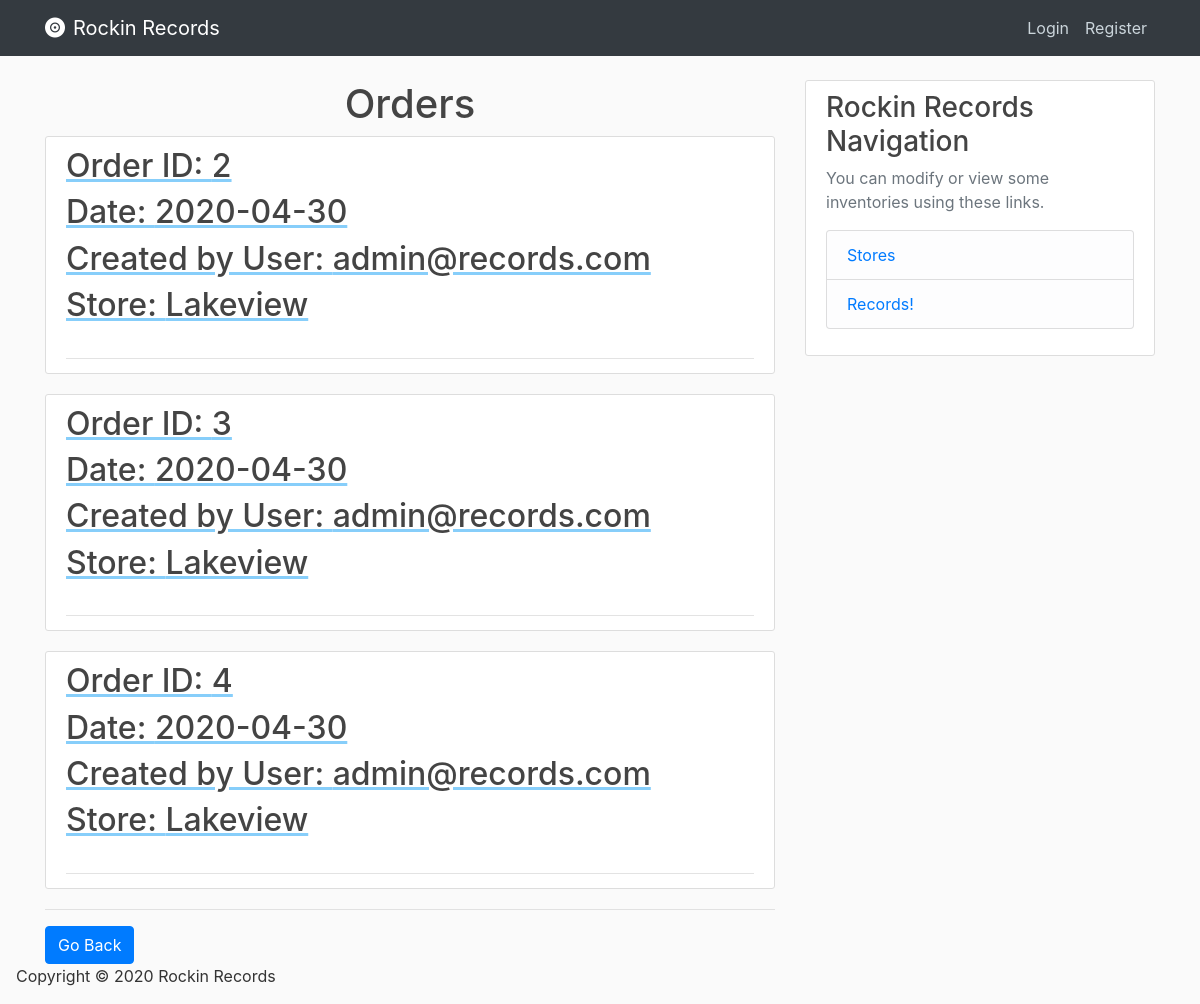
Page /account/1/orders on the earlier database version.
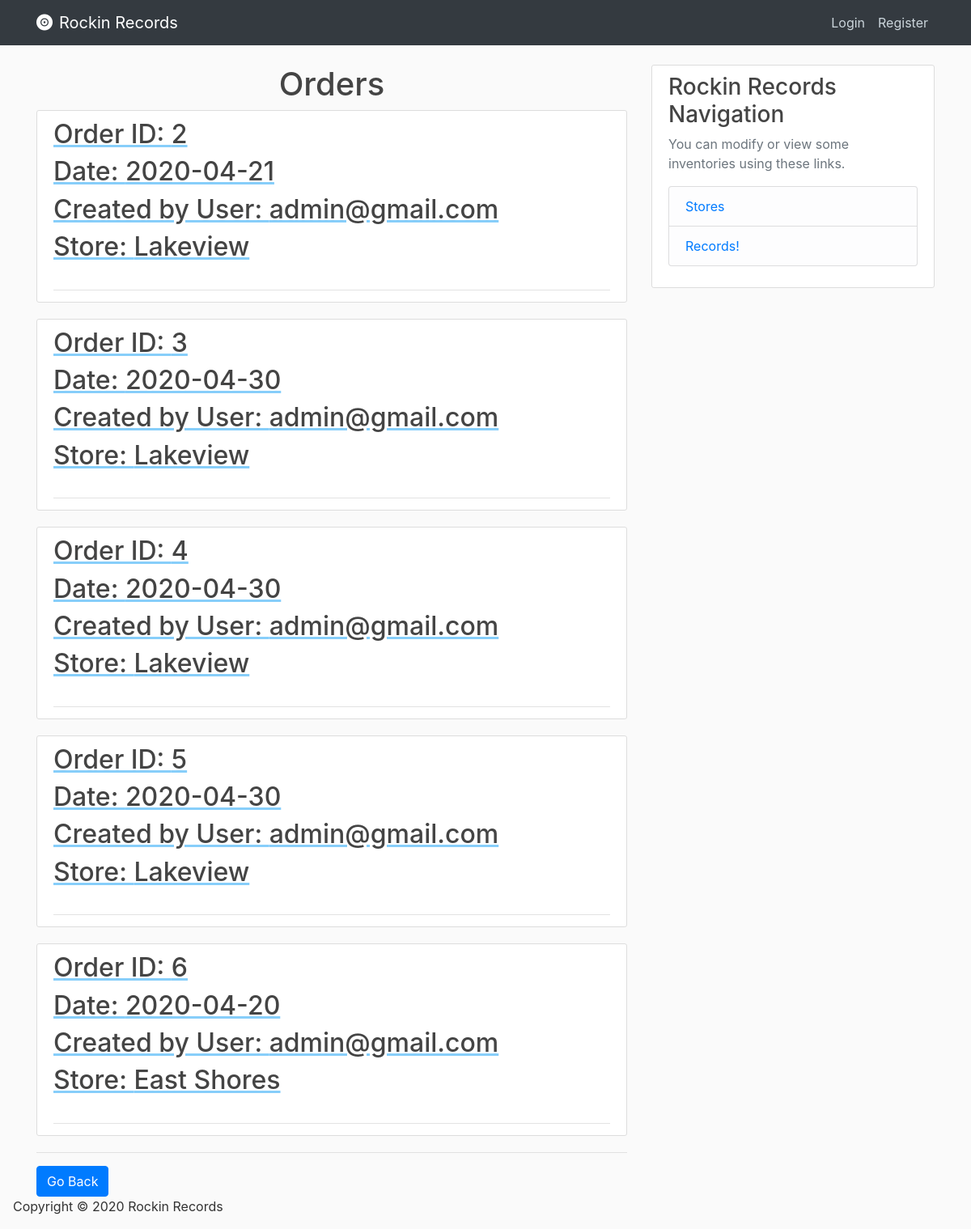
Same page on the later database version.
### database/models.py (models this page shows, shortened)
class Orders(db.Model):
    order_id = db.Column(db.Integer, primary_key=True, nullable=False, autoincrement="auto")
    order_date = db.Column(db.Date, nullable=False)
    user_id = db.Column(db.Integer, db.ForeignKey('users.user_id'), nullable=False)
    store_id = db.Column(db.Integer, db.ForeignKey('stores.store_id'), nullable=False)

class Users(db.Model, UserMixin):
    user_id = db.Column(db.Integer, primary_key=True, nullable=False, autoincrement="auto")
    email = db.Column(db.String(120), unique=True, nullable=False)
    password = db.Column(db.String(120), nullable=False)
    street_address = db.Column(db.String(120))
    city_address = db.Column(db.String(120))
    state_address = db.Column(db.String(120))
    zip_address = db.Column(db.String(120))
    phone_number = db.Column(db.String(15))
    is_admin = db.Column(db.Boolean)

class Stores(db.Model):
    store_id = db.Column(db.Integer, primary_key=True, nullable=False, autoincrement="auto")
    store_name = db.Column(db.String(120), nullable=False)
    street_address = db.Column(db.String(120), nullable=False)
    city_address = db.Column(db.String(120), nullable=False)
    state_address = db.Column(db.String(120), nullable=False)
    zip_address = db.Column(db.String(120), nullable=False)

### database/routes.py (the view)
@app.route('/account/<user_id>/orders')
def account_orders(user_id):
    orders = Orders.query.join(Users, Orders.user_id == Users.user_id) \
        .add_columns(Orders.order_id, Orders.order_date, Users.email) \
        .join(Stores, Stores.store_id == Orders.store_id) \
        .add_columns(Stores.store_name).filter(Users.user_id == user_id).all()
    return render_template('user_orders.html', orders=orders)

### database/Templates/user_orders.html
{% extends "index.html" %}
{% block content %}
    <h1 class="text-center"> Orders </h1>
		{% for order in orders %}
			<article class="media content-section">
				<div class="media-body">
					<div class="article-metadata">
						<a class="mr-2" href="{{ url_for('user_record_sales', user_id=current_user.user_id, order_id=order.order_id) }}" style="text-decoration: underline; text-decoration-color: lightskyblue;" >
						<h2> Order ID: {{ order.order_id }} </h2>
						<h2> Date: {{ order.order_date }} </h2>
						<h2> Created by User: {{ order.email }} </h2>
						<h2> Store: {{ order.store_name }}</h2>
						</a>
					</div>
			  </div>
			</article>
		 {% endfor %}
	<hr>
     <div>
        <a href="{{ url_for('home') }} ">
          <button class='btn btn-primary'>
              Go Back
          </button>
        </a>
     </div>
{% endblock content %}

Differences in the rows shown:
changed Orders id 2: order_date "2020-04-30" → "2020-04-21"; email "admin@records.com" → "admin@gmail.com"
changed through a linked row, Orders id 3: email "admin@records.com" → "admin@gmail.com"
changed through a linked row, Orders id 4: email "admin@records.com" → "admin@gmail.com"
added Orders: order_id "5", order_date "2020-04-30", email "admin@gmail.com", store_name "Lakeview"
added Orders: order_id "6", order_date "2020-04-20", email "admin@gmail.com", store_name "East Shores"
